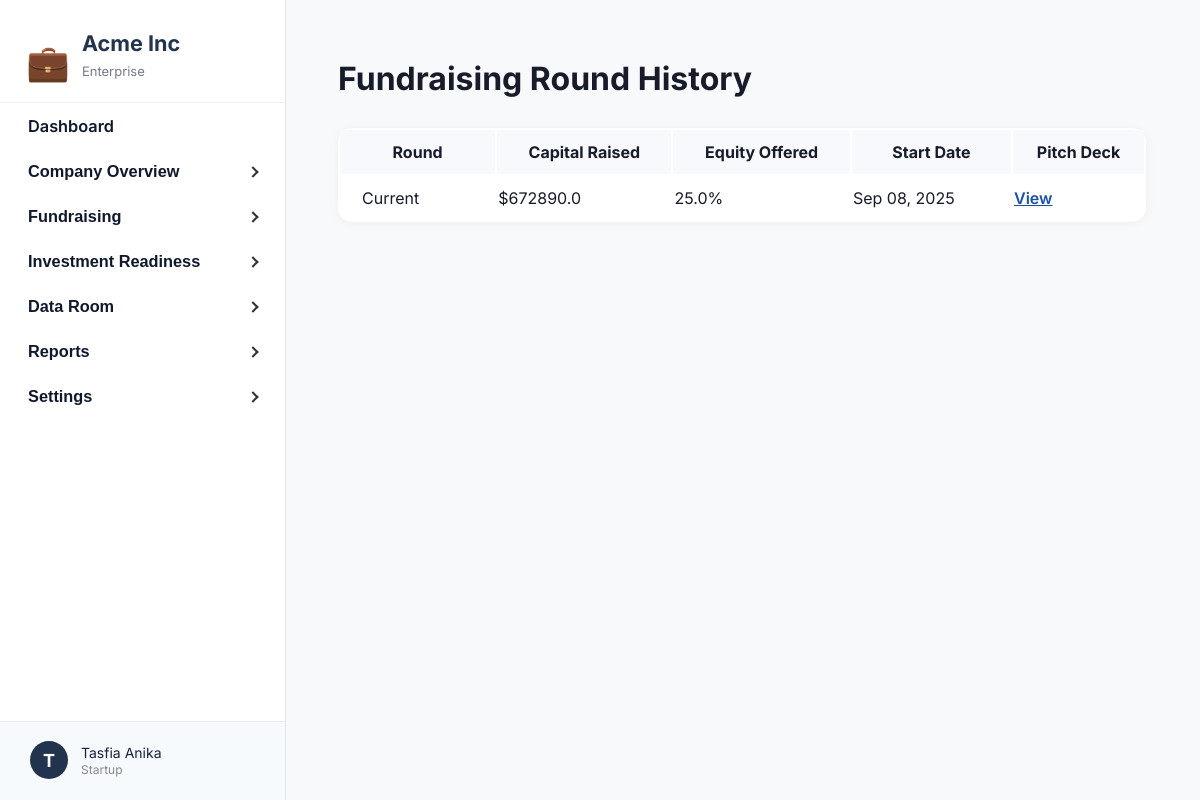
Page /api/startup/fundraising/round-history/ (signed in) on the committed database.
### core/models.py (models this page shows, shortened)
class StartupProfile(models.Model):
    user = models.OneToOneField(User, on_delete=models.CASCADE, related_name='startup_profile')
    startup_name = models.CharField(max_length=150)
    role = models.CharField(max_length=100)
    email = models.EmailField()
    website = models.CharField(max_length=255)
    heard_about = models.CharField(max_length=50)
    description = models.TextField()
    audience = models.TextField()
    tech_component = models.TextField()
    your_edge = models.TextField()
    pitch_deck_url = models.CharField(max_length=255)
    startup_stage = models.CharField(max_length=50)
    problem = models.TextField()
    solution = models.TextField()
    market_research = models.CharField(max_length=20)
    business_model_mind = models.CharField(max_length=50)
    working_time = models.CharField(max_length=50)
    cofounder = models.CharField(max_length=20)
    support_needed = models.TextField()
    has_mvp = models.CharField(max_length=10)
    tested_with_customers = models.CharField(max_length=10)
    funding_source = models.CharField(max_length=100)
    early_users = models.CharField(max_length=10)
    generated_revenue = models.CharField(max_length=20)
    stage3_challenges = models.TextField()
    stage3_support = models.TextField()
    business_model = models.TextField()
    paying_customers = models.CharField(max_length=50)
    annual_revenue_4 = models.CharField(max_length=50)
    external_funding = models.CharField(max_length=50)
    acquisition_strategies = models.TextField()
    team_size = models.CharField(max_length=50)
    stage4_challenges = models.TextField()
    stage4_support = models.TextField()
    annual_revenue_5 = models.CharField(max_length=50)
    active_customers_5 = models.CharField(max_length=50)
    markets_operating = models.CharField(max_length=100)
    expansion_plans = models.TextField()
    stage5_challenges = models.TextField()
    is_approved = models.BooleanField(default=False)
    is_onboarded = models.BooleanField(default=False)
    complete_profile_submitted = models.BooleanField(default=False)
    submitted_at = models.DateTimeField(auto_now_add=True)
    arr = models.FloatField(
        null=True, blank=True, verbose_name="Annual Recurring Revenue (ARR)"
    )
    arpu = models.FloatField(
        null=True, blank=True, verbose_name="Average Revenue Per User (ARPU)"
    )
    monthly_burn = models.FloatField(null=True, blank=True)
    cash_balance = models.FloatField(null=True, blank=True)
    ltv_cac_ratio = models.FloatField(null=True, blank=True)
    operating_expenses = models.FloatField(null=True, blank=True)
    debt_obligations = models.TextField(null=True, blank=True)
    capital_raised = models.FloatField(null=True, blank=True)
    currently_raising = models.FloatField(null=True, blank=True)
    equity_offered = models.FloatField(null=True, blank=True)
    financial_forecast = models.FileField(
        upload_to='financial_forecasts/', null=True, blank=True
    )

### core/views.py (the view)
# urls.py: path('startup/fundraising/round-history/', startup_round_history, name='startup_round_history'),
@login_required
def startup_round_history(request):
    profile = request.user.startup_profile
    rounds = [{
        'type': 'Current',
        'capital_raised': profile.capital_raised,
        'equity_offered': profile.equity_offered,
        'start_date': profile.submitted_at,
        'pitch_deck_url': profile.pitch_deck_url,
    }]
    if request.headers.get("HX-Request") == "true":
        return render(request, "startup_partials/startup_round_history_partial.html", {'rounds': rounds})
    else:
        return render(request, "startup_round_history.html", {'rounds': rounds})

### core/templates/startup_round_history.html (shortened to what this page needs)
{% extends "startup_base.html" %}
{% block content %}
<h1 style="font-weight:700; margin-bottom:30px;">Fundraising Round History</h1>
<table style="width:100%; background:#fff; border-radius:14px; box-shadow:0 1px 8px #eee;">
    <thead>
        <tr style="background:#f7f9fc; font-weight:700;">
            <th style="padding:12px 22px;">Round</th>
            <th>Capital Raised</th>
            <th>Equity Offered</th>
            <th>Start Date</th>
            <th>Pitch Deck</th>
        </tr>
    </thead>
    <tbody>
        {% for r in rounds %}
        <tr>
            <td style="padding:12px 22px;">{{ r.type }}</td>
            <td>${{ r.capital_raised }}</td>
            <td>{{ r.equity_offered }}%</td>
            <td>{{ r.start_date|date:"M d, Y" }}</td>
            <td>
                {% if r.pitch_deck_url %}
                    <a href="{{ r.pitch_deck_url }}" target="_blank" style="color:#1a52a4; font-weight:600;">View</a>
                {% else %}
                    <span style="color:#aaa;">Not Uploaded</span>
                {% endif %}
            </td>
        </tr>
        {% endfor %}
    </tbody>
</table>
{% endblock %}

### core/templates/startup_base.html (shortened to what this page needs)
{% load static %}
<!DOCTYPE html>
<html lang="en">
<head>
</head>
<body>
<div class="layout">
    <nav class="sidebar">
        <div class="logo-box">
            <span class="logo-icon">&#128188;</span>
            <div>
                <div class="sidebar-title">Acme Inc</div>
                <div class="sidebar-subtitle">Enterprise</div>
            </div>
        </div>
        <div class="sidebar-content">
            <ul class="sidebar-nav">
                <li>
                    <a href="{% url 'startup_dashboard' %}" class="sidebar-link {% if section == 'dashboard' %}active{% endif %}">Dashboard</a>
                </li>
                <li>
                    <button class="sidebar-toggle {% if section == 'company' %}active{% endif %}" aria-expanded="false" type="button">
                        Company Overview
                        <span class="arrow"></span>
                    </button>
                </li>
                <li>
                    <button class="sidebar-toggle" aria-expanded="false" type="button">
                        Fundraising
                        <span class="arrow"></span>
                    </button>
                </li>
                <li>
                    <button class="sidebar-toggle" aria-expanded="false" type="button">
                        Investment Readiness
                        <span class="arrow"></span>
                    </button>
                </li>
                <li>
                    <button class="sidebar-toggle" aria-expanded="false" type="button">
                        Data Room
                        <span class="arrow"></span>
                    </button>
                </li>
                <li>
                    <button class="sidebar-toggle" aria-expanded="false" type="button">
                        Reports
                        <span class="arrow"></span>
                    </button>
                </li>
                <li>
                    <button class="sidebar-toggle" aria-expanded="false" type="button">
                        Settings
                        <span class="arrow"></span>
                    </button>
                </li>
            </ul>
        </div>
        <div class="sidebar-footer" id="sidebar-footer">
            <div class="sidebar-footer-circle">{{ request.user.first_name|default:"N"|slice:":1" }}</div>
            <div class="sidebar-footer-details">
                <span>{{ request.user.get_full_name|default:request.user.username }}</span>
                <small>Startup</small>
            </div>
        </div>
    </nav>
    <div id="main-content" class="main-content">
        {% block content %}{% endblock %}
    </div>
</div>
</body>
</html>

### core/templates/startup_base.html (style rules this page uses)
html, body { height: 100%; margin: 0; }
body { font-family: 'Inter', sans-serif; background: #f8f9fb; color: #181b2a; height: 100vh; }
.layout { display: flex; min-height: 100vh; }
.sidebar { width: 285px; background: #fff; border-right: 1.5px solid #e3e5e8; padding: 0; position: relative; display: flex; flex-direction: column; height: 100vh; }
.sidebar .logo-box { padding: 30px 26px 8px 26px; display: flex; align-items: center; gap: 12px; flex-shrink: 0; background: #fff; border-bottom: 1px solid #f0f0f0; }
.sidebar-content { flex: 1; overflow-y: auto; padding-bottom: 80px; }
.sidebar .logo-icon { font-size: 2.2rem; color: #22284b; }
.sidebar-title { font-weight: 700; font-size: 1.35rem; color: #22334d; margin-bottom: 7px; }
.sidebar-subtitle { font-size: 13px; color: #757a8a; margin-bottom: 15px; }
.sidebar-nav { padding: 0; margin: 0 0 30px 0; list-style: none; }
.sidebar-link, .sidebar-toggle { display: flex; align-items: center; gap: 8px; padding: 13px 28px; color: #10182e; text-decoration: none; font-weight: 600; font-size: 1.02rem; border: none; background: none; cursor: pointer; width: 100%; outline: none; transition: all 0.2s cubic-bezier(0.4, 0, 0.2, 1); border-radius: 0 16px 16px 0; margin-right: 4px; position: relative; }
.sidebar-toggle .arrow { margin-left: auto; transition: transform 0.3s cubic-bezier(0.4, 0, 0.2, 1); }
.sidebar-footer { position: absolute; left: 0; bottom: 0; width: 100%; padding: 19px 24px 21px 30px; border-top: 1px solid #ececec; background: #f6fafd; display: flex; align-items: center; gap: 13px; cursor: pointer; z-index: 10; box-sizing: border-box; transition: all 0.2s cubic-bezier(0.4, 0, 0.2, 1); }
.sidebar-footer-circle { width: 38px; height: 38px; border-radius: 50%; background: #22334d; color: #fff; display: flex; align-items: center; justify-content: center; font-size: 18px; font-weight: 700; transition: all 0.2s cubic-bezier(0.4, 0, 0.2, 1); }
.sidebar-footer-details { display: flex; flex-direction: column; gap: 1px; }
.sidebar-footer-details span { font-size: 14px; color: #191f3d; transition: color 0.2s cubic-bezier(0.4, 0, 0.2, 1); }
.sidebar-footer-details small { font-size: 12px; color: #888; transition: color 0.2s cubic-bezier(0.4, 0, 0.2, 1); }
.main-content { flex: 1; padding: 38px 54px 44px 52px; }
.arrow { display: inline-block; width: 6px; height: 6px; border-top: 2px solid #333; border-right: 2px solid #333; transform: rotate(45deg); margin-left: auto; transition: transform 0.3s cubic-bezier(0.4, 0, 0.2, 1); }

### rows in the picture
StartupProfile: capital_raised "672890.0", equity_offered "25.0", start_date "Sep 08, 2025"

### other values in the picture
{{ request.user.first_name|default:"N"|slice:":1" }} "T"
{{ request.user.get_full_name|default:request.user.username }} "Tasfia Anika"
{{ r.type }} "Current"
